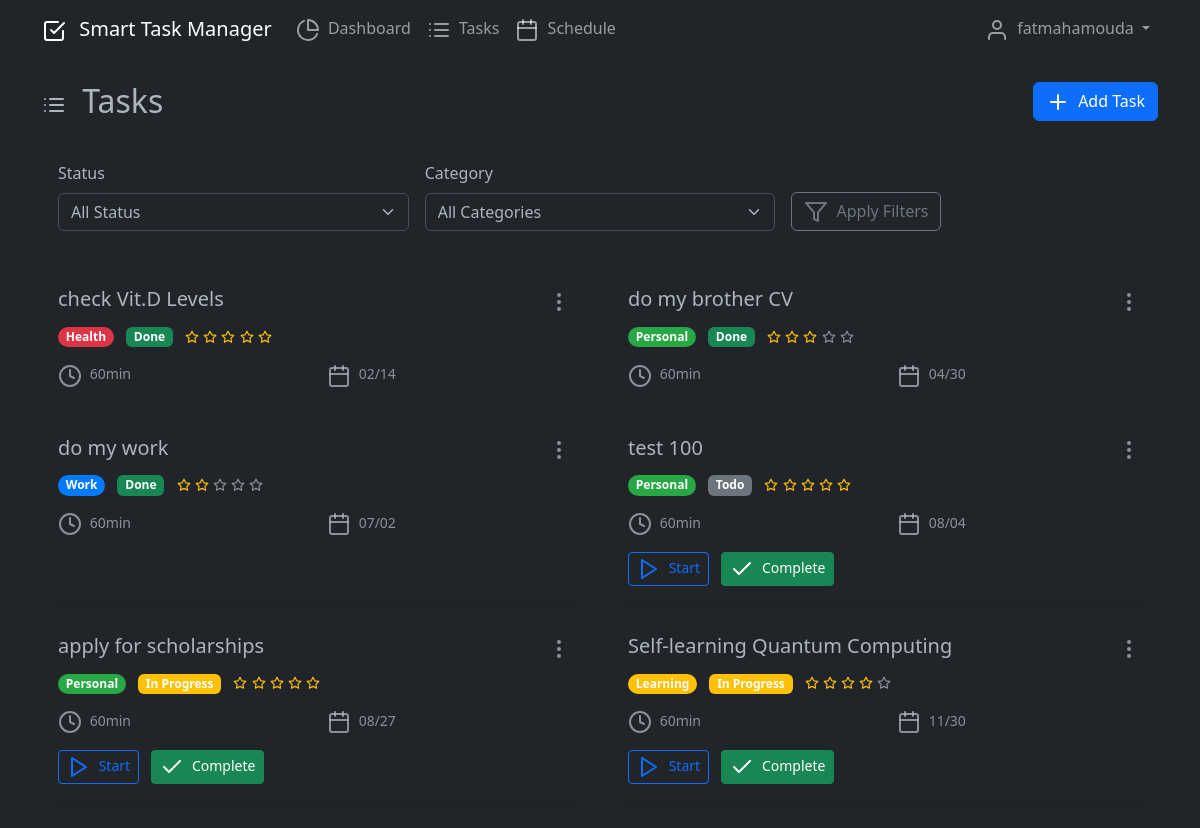
/tasks (signed in), run on the app's committed database.
### models.py (models this page shows, shortened)
class User(UserMixin, db.Model):
    __tablename__ = 'users'
    id = db.Column(db.Integer, primary_key=True)
    username = db.Column(db.String(80), unique=True, nullable=False)
    email = db.Column(db.String(120), unique=True, nullable=False)
    password_hash = db.Column(db.String(256), nullable=False)
    timezone = db.Column(db.String(50), default='UTC')
    work_start_hour = db.Column(db.Integer, default=9)
    work_end_hour = db.Column(db.Integer, default=17)
    created_at = db.Column(db.DateTime, default=datetime.utcnow)
    tasks = db.relationship('Task', backref='user', lazy=True, cascade='all, delete-orphan')
    categories = db.relationship('Category', backref='user', lazy=True, cascade='all, delete-orphan')

class Task(db.Model):
    __tablename__ = 'tasks'
    id = db.Column(db.Integer, primary_key=True)
    title = db.Column(db.String(200), nullable=False)
    description = db.Column(db.Text)
    due_date = db.Column(db.DateTime)
    estimated_duration = db.Column(db.Integer, default=60)  # in minutes
    priority = db.Column(db.Integer, default=3)  # 1-5 scale (1=lowest, 5=highest)
    status = db.Column(db.String(20), default='todo')  # todo, in-progress, done
    user_id = db.Column(db.Integer, db.ForeignKey('users.id'), nullable=False)
    category_id = db.Column(db.Integer, db.ForeignKey('categories.id'))
    created_at = db.Column(db.DateTime, default=datetime.utcnow)
    updated_at = db.Column(db.DateTime, default=datetime.utcnow, onupdate=datetime.utcnow)
    completed_at = db.Column(db.DateTime)

class Category(db.Model):
    __tablename__ = 'categories'
    id = db.Column(db.Integer, primary_key=True)
    name = db.Column(db.String(80), nullable=False)
    color = db.Column(db.String(7), default='#007bff')  # Hex color
    user_id = db.Column(db.Integer, db.ForeignKey('users.id'), nullable=False)
    created_at = db.Column(db.DateTime, default=datetime.utcnow)
    tasks = db.relationship('Task', backref='category', lazy=True)

### routes.py (the view)
@app.route('/tasks')
@login_required
def tasks():
    status_filter = request.args.get('status', 'all')
    category_filter = request.args.get('category', 'all')
    query = Task.query.filter_by(user_id=current_user.id)
    if status_filter != 'all':
        query = query.filter_by(status=status_filter)
    if category_filter != 'all':
        query = query.filter_by(category_id=int(category_filter))
    tasks = query.order_by(Task.due_date.asc().nullslast(), Task.priority.desc()).all()
    categories = Category.query.filter_by(user_id=current_user.id).all()
    return render_template('tasks.html', tasks=tasks, categories=categories,
                         status_filter=status_filter, category_filter=category_filter)

### app.py (called while the page is built)
@login_manager.user_loader
def load_user(user_id):
    from models import User
    return User.query.get(int(user_id))

### templates/tasks.html (shortened to what this page needs)
{% extends "base.html" %}
{% block content %}
<div class="d-flex justify-content-between align-items-center mb-4">
    <h2 class="mb-0">
        <i data-feather="list" class="me-2"></i>
        Tasks
    </h2>
    <button class="btn btn-primary" data-bs-toggle="modal" data-bs-target="#addTaskModal">
        <i data-feather="plus" class="me-1"></i>
        Add Task
    </button>
</div>
<div class="card border-0 shadow-sm mb-4">
    <div class="card-body">
        <div class="row g-3">
            <div class="col-md-4">
                <label for="statusFilter" class="form-label">Status</label>
                <select class="form-select" id="statusFilter">
                    <option value="all" {{ 'selected' if status_filter == 'all' }}>All Status</option>
                </select>
            </div>
            <div class="col-md-4">
                <label for="categoryFilter" class="form-label">Category</label>
                <select class="form-select" id="categoryFilter">
                    <option value="all" {{ 'selected' if category_filter == 'all' }}>All Categories</option>
                </select>
            </div>
            <div class="col-md-4 d-flex align-items-end">
                <button class="btn btn-outline-secondary" onclick="applyFilters()">
                    <i data-feather="filter" class="me-1"></i>
                    Apply Filters
                </button>
            </div>
        </div>
    </div>
</div>
<div class="row" id="tasksList">
    {% if tasks %}
        {% for task in tasks %}
        <div class="col-lg-6 mb-3" data-task-id="{{ task.id }}">
            <div class="card border-0 shadow-sm h-100">
                <div class="card-body">
                    <div class="d-flex justify-content-between align-items-start mb-2">
                        <h5 class="card-title mb-0">{{ task.title }}</h5>
                        <div class="dropdown">
                            <button class="btn btn-link text-muted p-0" type="button" data-bs-toggle="dropdown">
                                <i data-feather="more-vertical"></i>
                            </button>
                        </div>
                    </div>
                    <div class="mb-3">
                        {% if task.category %}
                            <span class="badge rounded-pill me-2" style="background-color: {{ task.category.color }};">
                                {{ task.category.name }}
                            </span>
                        {% endif %}
                        <span class="badge bg-{{ 'success' if task.status == 'done' else 'warning' if task.status == 'in-progress' else 'secondary' }}">
                            {{ task.status.replace('-', ' ').title() }}
                        </span>
                        <span class="ms-2">
                            {% for i in range(1, 6) %}
                                <i data-feather="star" class="{{ 'text-warning' if i <= task.priority else 'text-muted' }}" style="width: 14px; height: 14px;"></i>
                            {% endfor %}
                        </span>
                    </div>
                    <div class="row text-muted small">
                        <div class="col-6">
                            <i data-feather="clock" class="me-1"></i>
                            {{ task.estimated_duration }}min
                        </div>
                        {% if task.due_date %}
                            <div class="col-6">
                                <i data-feather="calendar" class="me-1"></i>
                                {{ task.due_date.strftime('%m/%d') }}
                            </div>
                        {% endif %}
                    </div>
                    {% if task.status != 'done' %}
                        <div class="mt-3">
                            <button class="btn btn-sm btn-outline-primary me-2" onclick="updateTaskStatus({{ task.id }}, 'in-progress')">
                                <i data-feather="play" class="me-1"></i>
                                Start
                            </button>
                            <button class="btn btn-sm btn-success" onclick="updateTaskStatus({{ task.id }}, 'done')">
                                <i data-feather="check" class="me-1"></i>
                                Complete
                            </button>
                        </div>
                    {% endif %}
                </div>
            </div>
        </div>
        {% endfor %}
    {% endif %}
</div>
{% endblock %}

### templates/base.html (shortened to what this page needs)
<!DOCTYPE html>
<html lang="en" data-bs-theme="dark">
<head>
    <link href="https://cdn.jsdelivr.net/npm/bootstrap@5.3.0/dist/css/bootstrap.min.css" rel="stylesheet">
    <link href="https://cdn.jsdelivr.net/npm/bootstrap-dark-5@1.1.3/dist/css/bootstrap-dark.min.css" rel="stylesheet">
    <link rel="stylesheet" href="{{ url_for('static', filename='css/style.css') }}">
</head>
<body>
    <nav class="navbar navbar-expand-lg navbar-dark bg-dark">
        <div class="container">
            <a class="navbar-brand" href="{{ url_for('index') }}">
                <i data-feather="check-square" class="me-2"></i>
                Smart Task Manager
            </a>
            {% if current_user.is_authenticated %}
            <div class="collapse navbar-collapse" id="navbarNav">
                <ul class="navbar-nav me-auto">
                    <li class="nav-item">
                        <a class="nav-link" href="{{ url_for('dashboard') }}">
                            <i data-feather="pie-chart" class="me-1"></i>
                            Dashboard
                        </a>
                    </li>
                    <li class="nav-item">
                        <a class="nav-link" href="{{ url_for('tasks') }}">
                            <i data-feather="list" class="me-1"></i>
                            Tasks
                        </a>
                    </li>
                    <li class="nav-item">
                        <a class="nav-link" href="{{ url_for('schedule') }}">
                            <i data-feather="calendar" class="me-1"></i>
                            Schedule
                        </a>
                    </li>
                </ul>
                <ul class="navbar-nav">
                    <li class="nav-item dropdown">
                        <a class="nav-link dropdown-toggle" href="#" role="button" data-bs-toggle="dropdown">
                            <i data-feather="user" class="me-1"></i>
                            {{ current_user.username }}
                        </a>
                    </li>
                </ul>
            </div>
            {% endif %}
        </div>
    </nav>
    <main class="py-4">
        <div class="container">
            {% block content %}{% endblock %}
        </div>
    </main>
</body>
</html>

### static/css/style.css (style rules this page uses)
:root { --timeline-color: #dee2e6; --timeline-item-bg: #f8f9fa; }
[data-bs-theme="dark"] { --timeline-color: #495057; --timeline-item-bg: #212529; }
[data-bs-theme="dark"] .card { background-color: var(--bs-dark); border-color: var(--bs-border-color); }

### data on the page
User: username "fatmahamouda"
Task: title "check Vit.D Levels", category.name "Health", status.replace "Done", priority 5 (drawn), estimated_duration "60", due_date "02/14"
Task: title "do my brother CV", category.name "Personal", status.replace "Done", priority 3 (drawn), estimated_duration "60", due_date "04/30"
Task: title "do my work", category.name "Work", status.replace "Done", priority 2 (drawn), estimated_duration "60", due_date "07/02"
Task: title "test 100", category.name "Personal", status.replace "Todo", priority 5 (drawn), estimated_duration "60", due_date "08/04"
Task: title "apply for scholarships", category.name "Personal", status.replace "In Progress", priority 5 (drawn), estimated_duration "60", due_date "08/27"
Task: title "Self-learning Quantum Computing", category.name "Learning", status.replace "In Progress", priority 4 (drawn), estimated_duration "60", due_date "11/30"
